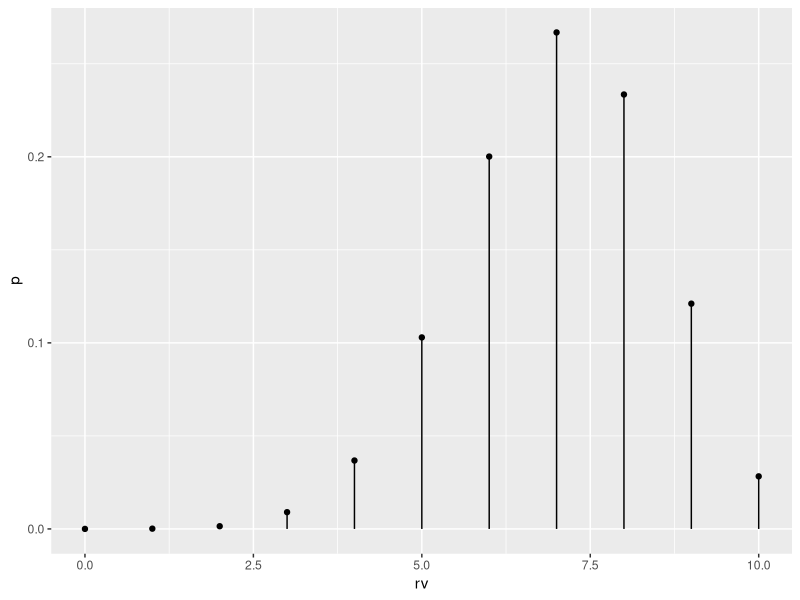

The R source for this figure:
## ---- chunk 1
#| output: false
library(tidyverse)
## ---- chunk 2
coin = c("H", "T")
n = 10
prob = 0.7

sample.space = expand.grid(rep(list(coin), times = n), stringsAsFactors = FALSE) %>% tibble %>% unite("outcome", all_of(1:n), sep = "")

sample.space

probability.table = sample.space %>% mutate(p = prob^str_count(outcome, pattern = "H") * (1 - prob)^str_count(outcome, pattern = "T"))

probability.table

sum(probability.table$p)

random.variable <- function(outcome) { str_count(outcome, pattern = "H") }

probability.distribution = probability.table %>% mutate(rv = random.variable(outcome))

probability.distribution

probability.distribution %<>% group_by(rv) %>% summarise(p = sum(p))

probability.distribution

probability.distribution %>% ggplot(aes(x=rv, xend=rv, y=p, yend=0)) + geom_point() + geom_segment()
